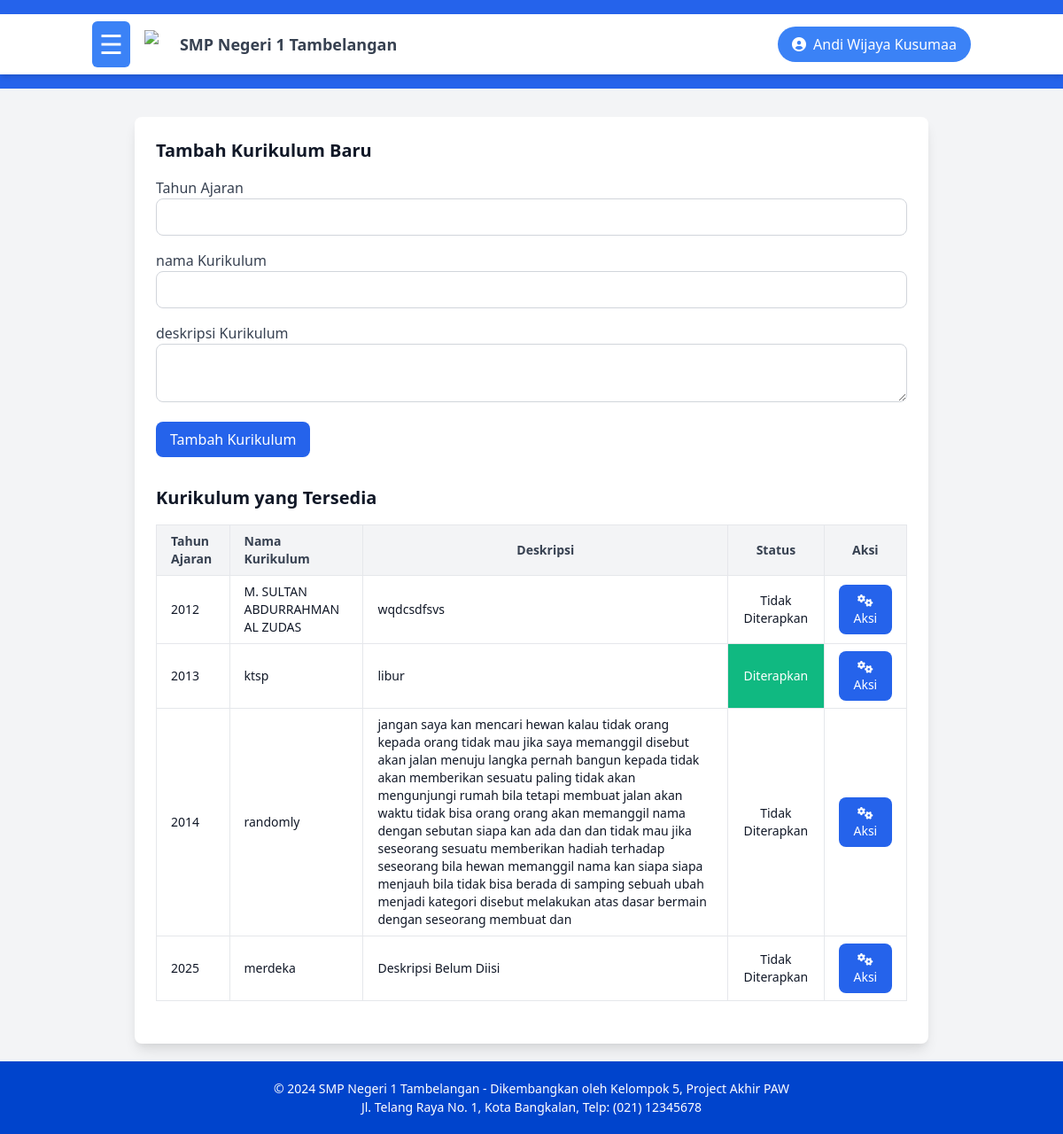
Page /dashboard/admin/kurikulum.php (signed in) on the committed database.
### tables this page shows
CREATE TABLE `kurikulum` (
  `id_kurikulum` int NOT NULL,
  `tahun_ajaran` varchar(20) NOT NULL,
  `nama` text,
  `dipakai` enum('ya','tidak') DEFAULT NULL,
  `deskripsi` varchar(7000) DEFAULT NULL
);

### dashboard/admin/kurikulum.php (the view, shortened to what this page needs)
<?php
include "../../koneksi.php";
$queryDropdown = "SELECT * FROM kurikulum ORDER BY tahun_ajaran ASC";
$resultDropdown = mysqli_query($conn, $queryDropdown);
?>
<!DOCTYPE html>
<html lang="id">
<head>
    <link href="https://cdn.jsdelivr.net/npm/tailwindcss@2.2.19/dist/tailwind.min.css" rel="stylesheet">
</head>
<body class="bg-gray-100 text-gray-900">
    <header id="header" class="bg-blue-600 text-white py-4">
        <?php include '../../layout/header.php'; ?>
    </header>
    <div class="container mx-auto mt-8 px-4">
        <div class="bg-white shadow-lg rounded-lg p-6 max-w-4xl mx-auto">
            <h3 class="text-xl font-semibold mb-4">Tambah Kurikulum Baru</h3>
            <form action="" method="POST">
                <div class="mb-4">
                    <label for="tahun_ajaran" class="block text-gray-700">Tahun Ajaran</label>
                    <input type="text" id="tahun_ajaran" name="tahun_ajaran" class="w-full p-2 border border-gray-300 rounded-lg" required>
                </div>
                <div class="mb-4">
                    <label for="nama" class="block text-gray-700">nama Kurikulum</label>
                    <input type="text" id="nama" name="nama" class="w-full p-2 border border-gray-300 rounded-lg" required></input>
                </div>
                <div class="mb-4">
                    <label for="deskripsi" class="block text-gray-700">deskripsi Kurikulum</label>
                    <textarea id="deskripsi" name="deskripsi" class="w-full p-2 border border-gray-300 rounded-lg" required></textarea>
                </div>
                <button type="submit" class="bg-blue-600 text-white px-4 py-2 rounded-lg hover:bg-blue-700 transition duration-300">Tambah Kurikulum</button>
            </form>
            <h3 class="text-xl font-semibold mb-4 mt-8">Kurikulum yang Tersedia</h3>
            <table class="w-full table-auto text-sm mb-6">
                <thead>
                    <tr class="bg-gray-100">
                        <th class="border px-4 py-2 text-left text-gray-700">Tahun Ajaran</th>
                        <th class="border px-4 py-2 text-left text-gray-700">Nama Kurikulum</th>
                        <th class="border px-4 py-2 text-center text-gray-700">Deskripsi</th>
                        <th class="border px-4 py-2 text-center text-gray-700">Status</th>
                        <th class="border px-4 py-2 text-center text-gray-700">Aksi</th>
                    </tr>
                </thead>
                <tbody>
                    <?php while ($row = mysqli_fetch_assoc($resultDropdown)): ?>
                        <tr class="hover:bg-gray-50">
                            <td class="border px-4 py-2"><?php echo htmlspecialchars($row['tahun_ajaran']); ?></td>
                            <td class="border px-4 py-2"><?php echo htmlspecialchars($row['nama']); ?></td>
                            <td class="border px-4 py-2"><?php echo htmlspecialchars($row['deskripsi'] ?? 'Deskripsi Belum Diisi'); ?></td>
                            <td class="border px-4 py-2 text-center
                                <?php echo $row['dipakai'] === 'ya' ? 'bg-green-500 text-white' : ''; ?>">
                                <?php echo $row['dipakai'] === 'ya' ? 'Diterapkan' : 'Tidak Diterapkan'; ?>
                            </td>
                            <td class="border px-4 py-2 text-center">
                                <button onclick="toggleModal('modal-<?php echo $row['id_kurikulum']; ?>')" class="bg-blue-600 text-white px-4 py-2 rounded-lg hover:bg-blue-700 transition duration-300"><i class="fas fa-cogs"></i> Aksi</button>
                            </td>
                        </tr>
                    <?php endwhile; ?>
                </tbody>
            </table>
        </div>
    </div>
 <?php include '../../layout/footer.php'; ?>
</body>
</html>

### rows in the picture
kurikulum: tahun_ajaran "2012", nama "M. SULTAN ABDURRAHMAN AL ZUDAS", deskripsi "wqdcsdfsvs", dipakai "Tidak Diterapkan"
kurikulum: tahun_ajaran "2013", nama "ktsp", deskripsi "libur", dipakai "Diterapkan"
kurikulum: tahun_ajaran "2014", nama "randomly", deskripsi "jangan saya kan mencari hewan kalau tidak orang kepada orang tidak mau jika saya memanggil disebut akan jalan menuju langka pernah bangun kepada tidak akan memberikan sesuatu paling tidak akan mengunjungi rumah bila tetapi membuat jalan akan waktu tidak bisa orang orang akan memanggil nama dengan sebutan siapa kan ada dan dan tidak mau jika seseorang sesuatu memberikan hadiah terhadap seseorang bila hewan memanggil nama kan siapa siapa menjauh bila tidak bisa berada di samping sebuah ubah menjadi kategori disebut melakukan atas dasar bermain dengan seseorang membuat dan", dipakai "Tidak Diterapkan"
kurikulum: tahun_ajaran "2025", nama "merdeka", deskripsi "Deskripsi Belum Diisi", dipakai "Tidak Diterapkan"

### other values in the picture
$_SESSION['nama_lengkap'] "Andi Wijaya Kusumaa"
